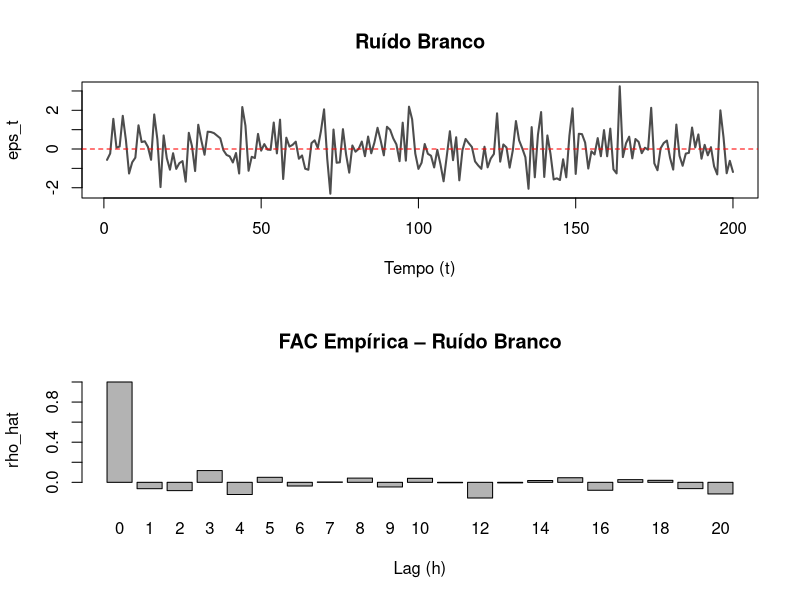
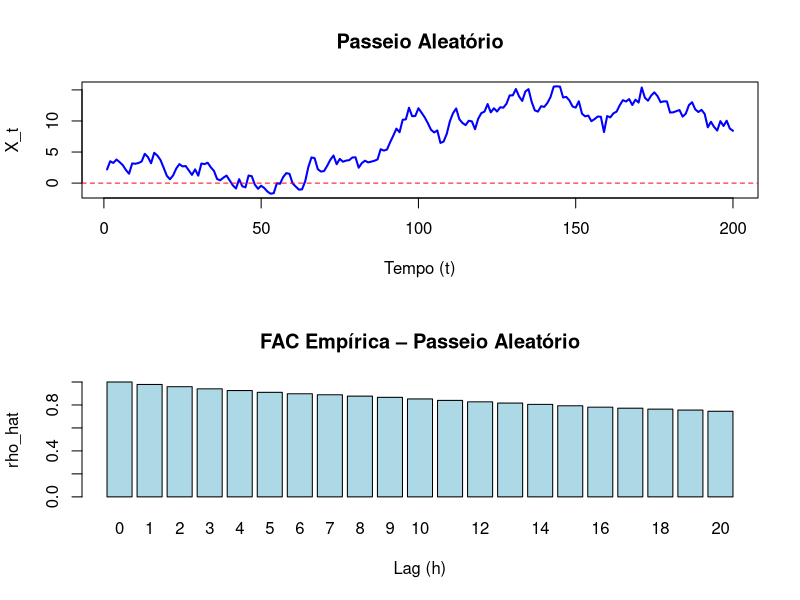
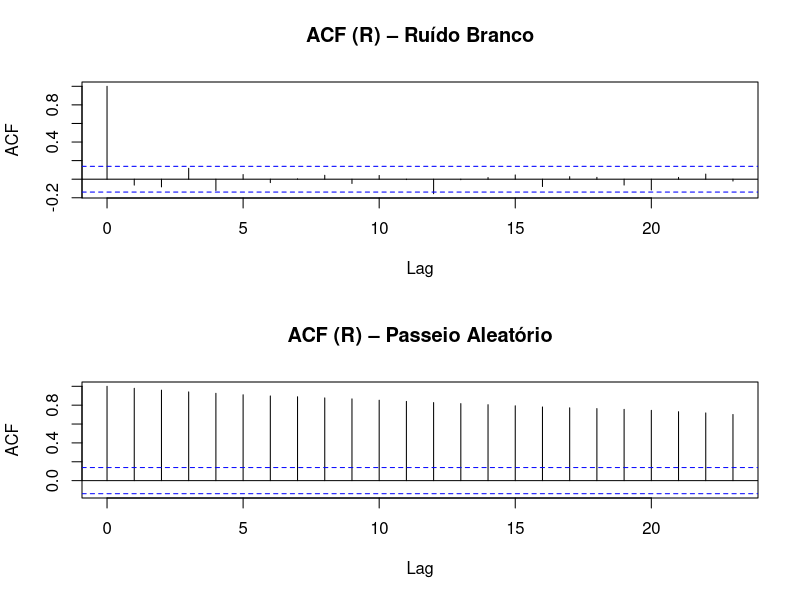
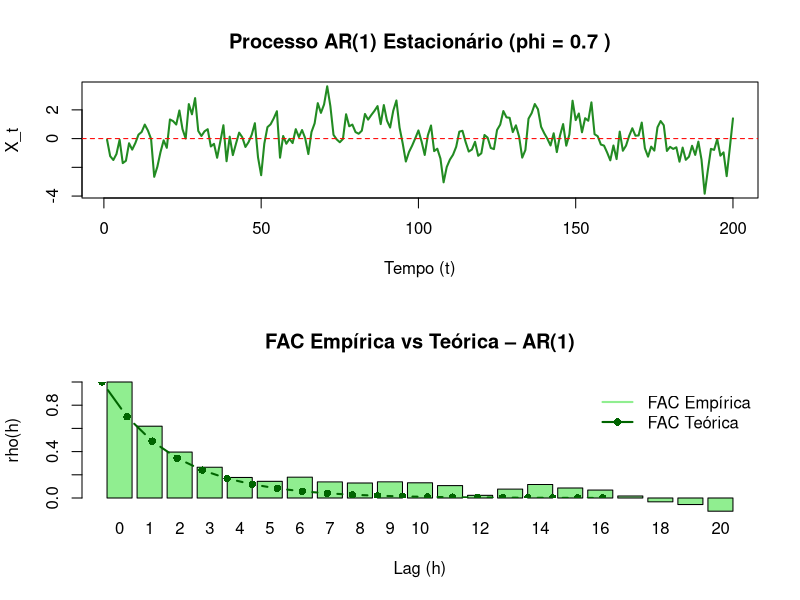

Recreate these plots in R, in order.
############################################################
# AULA PRÁTICA – PROCESSOS ESTOCÁSTICOS
# Exercício 1: implementação procedural, sem funções
#
# (a) entradas, com valor inicial e fonte
#   n = 200: tamanho de cada série, fixado no início do script (seção 1)
#   max_lag = 20: maior defasagem h da autocovariância e da FAC, fixada
#   na seção 1 (deve ser menor que n)
#   sigma2 = 1: variância do ruído branco, fixada na seção 1
#   phi = 0.7: coeficiente do AR(1), fixado na seção 1 (|phi| < 1)
#   semente = 123: set.seed(123), na primeira linha depois do rm(), antes
#   de qualquer sorteio
#   nenhuma entrada vem de arquivo ou do usuário: tudo é valor fixo no script
# ---
# (b) saídas
#   séries simuladas: eps (ruído branco), X (passeio), X_ar1 (AR(1))
#   médias empíricas: media_eps, media_X, media_ar1
#   autocovariâncias: gamma_eps, gamma_X, gamma_ar1, de 0 a max_lag
#   FACs: fac_eps, fac_X, fac_ar1 (empíricas) e fac_ar1_teorica
#   terminal: as três médias, uma a uma e no resumo final
#   gráficos: série e FAC de cada processo, FAC empírica x teórica do
#   AR(1) e acf() do R para o ruído branco e o passeio
# ---
# (c) estruturas de dados
#   séries: vetores numéricos de tamanho n, indexados por t = 1, ..., n
#   autocovariâncias e FACs: vetores de tamanho max_lag + 1; a posição
#   h+1 guarda a defasagem h, porque o R indexa a partir de 1
#   lags: o vetor 0:max_lag, usado nos eixos dos gráficos
# ---
# (d) funções
#   simular_ruido_branco: loop de eps no bloco do ruído branco
#   simular_passeio_aleatorio: loop de X no bloco do passeio
#   simular_ar1: loop de X_ar1 no bloco do AR(1)
#   calcular_media_empirica: soma e divisão por n em cada bloco
#   calcular_autocovariancia_empirica e calcular_autocovariancias:
#   o loop duplo (h por fora, t por dentro) de cada bloco
#   calcular_fac_empirica: divisão por gamma(0) logo depois
#   calcular_fac_teorica_ar1: loop de phi^h no bloco do AR(1)
#   plot_serie_temporal, plot_fac_empirica, plot_fac_comparacao:
#   plot() e barplot() escritos direto em cada bloco de gráficos
# ---
# (e) fluxo de execução
#   parâmetros e semente -> ruído branco (série, média, FAC, gráficos)
#   -> passeio aleatório (série, média, FAC, gráficos)
#   -> acf() do R para os dois -> AR(1) (série, média, FAC empírica,
#   FAC teórica, gráficos) -> resumo das médias no terminal
############################################################

rm(list = ls())
set.seed(123)

############################################################
# 1. PARÂMETROS GERAIS
############################################################

n <- 200

max_lag <- 20

sigma2 <- 1

phi <- 0.7

############################################################
# 5. EXEMPLOS DE USO
############################################################

# ruído branco: eps_t ~ N(0, sigma2)
# o loop percorre t = 1, ..., n e sorteia um valor independente por passo
eps <- numeric(n)

for(t in 1:n){
  eps[t] <- rnorm(1, mean = 0, sd = sqrt(sigma2))
}

# média empírica: o loop acumula os n valores em soma
soma <- 0

for(t in 1:n){
  soma <- soma + eps[t]
}

media_eps <- soma / n

cat("Média empírica (ruído branco):", round(media_eps, 4), "\n")

# autocovariâncias: o loop de fora percorre os lags h = 0, ..., max_lag;
# o de dentro soma (X_t - média)(X_{t+h} - média) para t = 1, ..., n-h,
# e t para em n-h para que t+h não passe do fim da série. o lag 0
# cai no mesmo loop e dá a variância, porque d1 e d2 são iguais
gamma_eps <- numeric(max_lag + 1)

for(h in 0:max_lag){

  soma <- 0

  for(t in 1:(n-h)){
    d1 <- eps[t] - media_eps
    d2 <- eps[t+h] - media_eps
    soma <- soma + d1 * d2
  }

  gamma_eps[h+1] <- soma / n
}

# FAC empírica: rho(h) = gamma(h) / gamma(0), um lag por passo
fac_eps <- numeric(max_lag + 1)

for(h in 0:max_lag){
  fac_eps[h+1] <- gamma_eps[h+1] / gamma_eps[1]
}

par(mfrow = c(2,1))

plot(1:n,
     eps,
     type = "l",
     lwd = 2,
     col = "gray30",
     main = "Ruído Branco",
     xlab = "Tempo (t)",
     ylab = "eps_t")

abline(h = 0,
       col = "red",
       lty = 2)

barplot(fac_eps,
        names.arg = 0:max_lag,
        col = "gray70",
        main = "FAC Empírica – Ruído Branco",
        xlab = "Lag (h)",
        ylab = "rho_hat")

par(mfrow = c(1,1))

# passeio aleatório: X_t = X_{t-1} + eps_t
# o passeio usa um ruído novo, sorteado depois do ruído branco
eps_pa <- numeric(n)

for(t in 1:n){
  eps_pa[t] <- rnorm(1, mean = 0, sd = sqrt(sigma2))
}

X <- numeric(n)

# condição inicial: não existe X_0, então X_1 = eps_1
X[1] <- eps_pa[1]

# loop de recorrência temporal: em cada passo t o valor anterior X[t-1]
# é lido, o choque novo eps_pa[t] é somado e o resultado vira X[t]. o
# passo seguinte usa esse X[t] como "anterior", então o loop precisa ir
# em ordem crescente de t. no fim, X[t] = eps_1 + ... + eps_t, e por
# isso a variância cresce com t e a série não volta para a média
for(t in 2:n){
  X[t] <- X[t-1] + eps_pa[t]
}

soma <- 0

for(t in 1:n){
  soma <- soma + X[t]
}

media_X <- soma / n

cat("Média empírica (passeio aleatório):", round(media_X, 4), "\n")

# autocovariâncias do passeio, com o mesmo loop duplo (h por fora, t por dentro)
gamma_X <- numeric(max_lag + 1)

for(h in 0:max_lag){

  soma <- 0

  for(t in 1:(n-h)){
    d1 <- X[t] - media_X
    d2 <- X[t+h] - media_X
    soma <- soma + d1 * d2
  }

  gamma_X[h+1] <- soma / n
}

fac_X <- numeric(max_lag + 1)

for(h in 0:max_lag){
  fac_X[h+1] <- gamma_X[h+1] / gamma_X[1]
}

par(mfrow = c(2,1))

plot(1:n,
     X,
     type = "l",
     lwd = 2,
     col = "blue",
     main = "Passeio Aleatório",
     xlab = "Tempo (t)",
     ylab = "X_t")

abline(h = 0,
       col = "red",
       lty = 2)

barplot(fac_X,
        names.arg = 0:max_lag,
        col = "lightblue",
        main = "FAC Empírica – Passeio Aleatório",
        xlab = "Lag (h)",
        ylab = "rho_hat")

par(mfrow = c(1,1))

# comparação com a função built-in do R
par(mfrow = c(2,1))

acf(eps,
    main = "ACF (R) – Ruído Branco")

acf(X,
    main = "ACF (R) – Passeio Aleatório")

par(mfrow = c(1,1))

# processo AR(1): X_t = phi * X_{t-1} + eps_t, com ruído novo
eps_ar1 <- numeric(n)

for(t in 1:n){
  eps_ar1[t] <- rnorm(1, mean = 0, sd = sqrt(sigma2))
}

X_ar1 <- numeric(n)

# condição inicial
X_ar1[1] <- eps_ar1[1]

# loop de recorrência temporal: igual ao do passeio, mas o valor anterior
# entra multiplicado por phi antes de somar o choque. com |phi| < 1 a
# influência do passado encolhe a cada passo (phi, phi^2, phi^3, ...) e
# a série volta para perto de zero, ou seja, é estacionária. com phi = 1
# seria o passeio aleatório
for(t in 2:n){
  X_ar1[t] <- phi * X_ar1[t-1] + eps_ar1[t]
}

soma <- 0

for(t in 1:n){
  soma <- soma + X_ar1[t]
}

media_ar1 <- soma / n

cat("Média empírica (AR(1)):", round(media_ar1, 4), "\n")

gamma_ar1 <- numeric(max_lag + 1)

for(h in 0:max_lag){

  soma <- 0

  for(t in 1:(n-h)){
    d1 <- X_ar1[t] - media_ar1
    d2 <- X_ar1[t+h] - media_ar1
    soma <- soma + d1 * d2
  }

  gamma_ar1[h+1] <- soma / n
}

fac_ar1 <- numeric(max_lag + 1)

for(h in 0:max_lag){
  fac_ar1[h+1] <- gamma_ar1[h+1] / gamma_ar1[1]
}

# FAC teórica do AR(1): rho(h) = phi^h
fac_ar1_teorica <- numeric(max_lag + 1)

for(h in 0:max_lag){
  fac_ar1_teorica[h+1] <- phi^h
}

par(mfrow = c(2,1))

plot(1:n,
     X_ar1,
     type = "l",
     lwd = 2,
     col = "forestgreen",
     main = paste("Processo AR(1) Estacionário (phi =", phi, ")"),
     xlab = "Tempo (t)",
     ylab = "X_t")

abline(h = 0,
       col = "red",
       lty = 2)

barplot(fac_ar1,
        names.arg = 0:max_lag,
        ylim = c(0, 1),
        col = "lightgreen",
        main = "FAC Empírica vs Teórica – AR(1)",
        xlab = "Lag (h)",
        ylab = "rho(h)")

lines(0:max_lag,
      fac_ar1_teorica,
      type = "b",
      pch = 16,
      col = "darkgreen",
      lwd = 2)

legend("topright",
       legend = c("FAC Empírica",
                  "FAC Teórica"),
       col = c("lightgreen",
               "darkgreen"),
       lwd = c(2, 2),
       pch = c(NA, 16),
       bty = "n")

par(mfrow = c(1,1))

############################################################
# 6. RESUMO DOS RESULTADOS
############################################################

cat("\n")
cat("========================================\n")
cat("RESUMO DAS MÉDIAS EMPÍRICAS\n")
cat("========================================\n")

cat("Ruído branco:", round(media_eps, 4), "\n")

cat("Passeio aleatório:", round(media_X, 4), "\n")

cat("AR(1):", round(media_ar1, 4), "\n")
